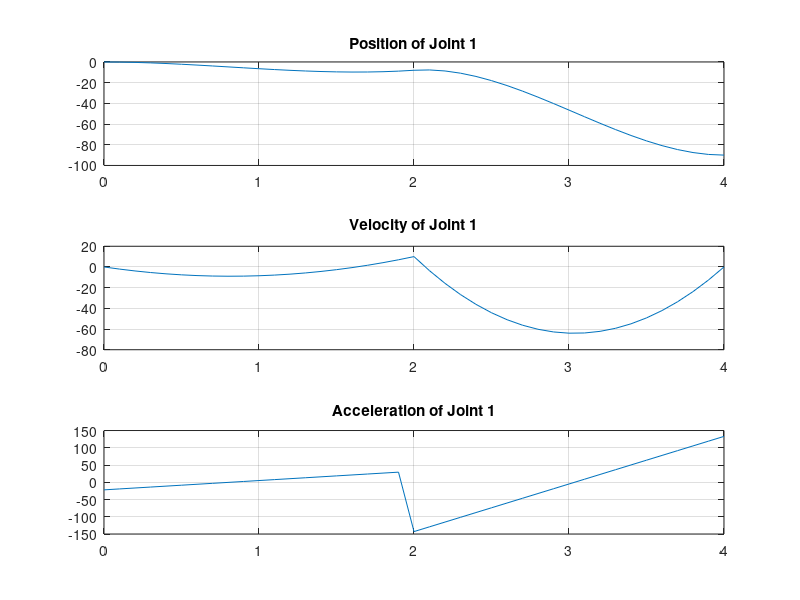
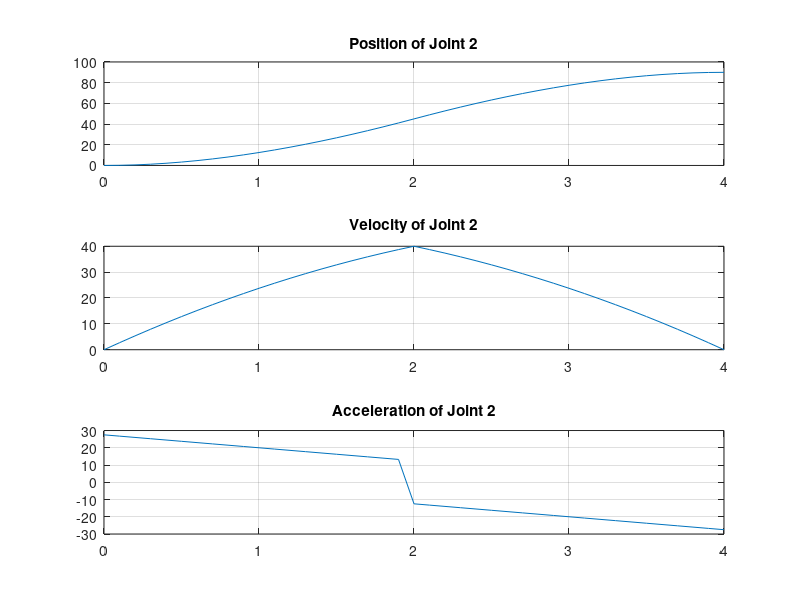
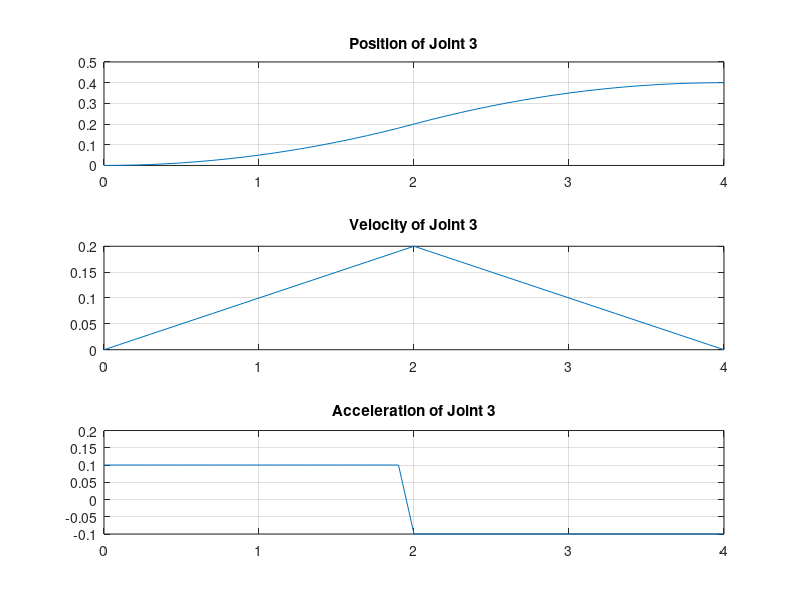

Source code (MATLAB) for these figures, in order:
%CPS trajectory given joint positions and velocites and time

p = [0,-8,-90;0,45,90;0,0.2,0.4]; % Define Positions
v = [0,10,0;0,40,0;0,0.2,0]; % Define Velocities
t = [0, 2, 4];

totalPosition = []; %intialize position array
totalVelocity = []; %intialize velocity array
totalAcceleration = []; %intialize acceleration array

sample = 0.1 % sampe time period

for i = 1:size(p) % iterate through # of joints
    for j=1:(length(t)-1) % iterate through time peroids
        j
        a_0 = p(i,j) %a0 coefficient
        a_1 = v(i,j); %a1 coefficient
        a_2 = (3*(p(i,j+1) - p(i,j)) - (t(j+1)-t(j))*(2*v(i,j)+v(i,j+1)))/((t(j+1)-t(j))^2); %a2 coefficient
        a_3 = ((2*(p(i,j) - p(i,j+1))) + (t(j+1)-t(j))*(v(i,j)+v(i,j+1)))/((t(j+1)-t(j))^3); %a3 coefficient

        ts = (t(j):sample:t(j+1))-t(j); % sample time within time peroid

        pos = a_0 + a_1*ts + a_2*ts.^2 + a_3*ts.^3; %position function
        vel = a_1 + 2*a_2*ts + 3*a_3*ts.^2; %velocity function
        acc = 2*a_2 + 6*a_3*ts; %acceleration function

        totalPosition = [totalPosition, pos]; % update position array
        totalVelocity = [totalVelocity, vel]; % update velocity array
        totalAcceleration = [totalAcceleration, acc]; % update acceleration array

        if j ~= (length(t)-1) % delete last element of trajectory array so next time peroid can start there
            totalPosition(end) = [];
            totalVelocity(end) = [];
            totalAcceleration(end) = [];
        else %plot trajectory
            time = t(1):sample:t(length(t)); % sample tiem over entire time period
            figure
            %plot position
            subplot(3,1,1);
            plot(time, totalPosition)
            title(sprintf('Position of Joint %d',i));
            grid on
            %plot Velocity
            subplot(3,1,2);
            plot(time, totalVelocity)
            title(sprintf('Velocity of Joint %d',i));
            grid on
            %plot Acceleration
            subplot(3,1,3);
            plot(time, totalAcceleration)
            title(sprintf('Acceleration of Joint %d',i));
            grid on
            
            % reset trajectory arrays for next joint
            totalPosition = []; 
            totalVelocity = [];
            totalAcceleration = [];
        end
    end
end
